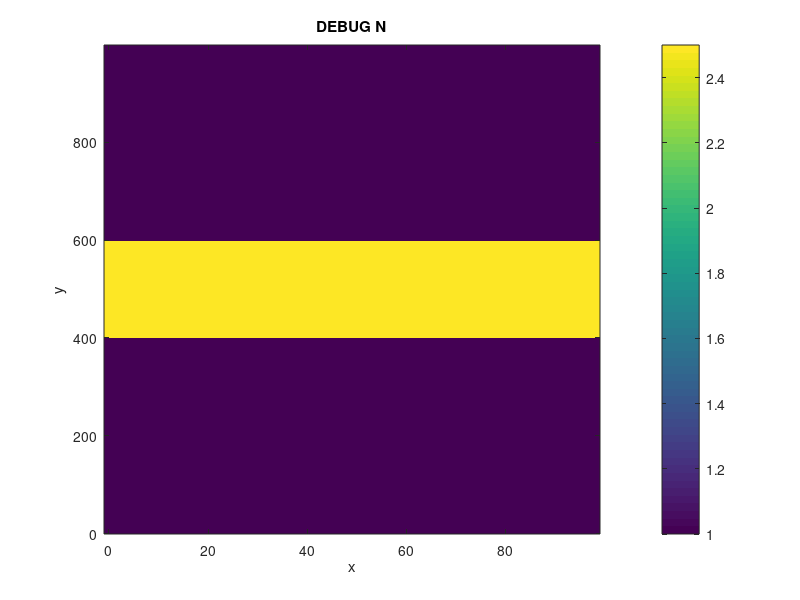

This figure's MATLAB source: (Note: this script raises an error after producing the figure.)
% authors: bohan zhang
%
% script for testing reworking of FDFD complex k bloch solver
% debuggiing PEC + periodic boundary conditions by solving for slab
% waveguide

clear; close all;

% import code
addpath(['..' filesep 'main']);         % main
% addpath(['..' filesep '45RFSOI']);      % 45rfsoi

% initial settings
disc        = 2;
units       = 'nm';
lambda      = 1000; %1500;
index_clad  = 1.0;
k0          = 2*pi/lambda;

% make index
% would like to make a single mode wg
n1      = 1.0;
n2      = 2.5;                  % 1.25;
t_wg    = 200;
period  = 100;
domain  = [ 1000, period ];

% draw indices
% x = dir of propagation, y = transverse
x_coords    = 0:disc:domain(2)-disc;
y_coords    = 0:disc:domain(1)-disc;
N           = n1*ones( length(y_coords), length(x_coords) );
y_indx_wg   = ( y_coords >= domain(1)/2 - t_wg/2 ) & (y_coords < domain(1)/2 + t_wg/2 );
N( y_indx_wg, : )   = n2;

% DEBUG plot N
figure;
imagesc( x_coords, y_coords, N );
xlabel('x'); ylabel('y');
set( gca, 'ydir', 'normal' );
colorbar;
title('DEBUG N');
                                 

% run simulation
guessk      = k0*(n1+n2)/2;
num_modes   = 1;
BC          = 0;     % 0 for PEC, 1 for PMC
% PML_options(1): PML in y direction (yes=1 or no=0)
% PML_options(2): length of PML layer in nm
% PML_options(3): strength of PML in the complex plane
% PML_options(4): PML polynomial order (1, 2, 3...)
pml_options = [ 0, 200, 500, 2 ];

% run solver
fprintf('running new solver\n');
tic;
[Phi_all, k_all, A, B] = complexk_mode_solver_2D_PML( N, ...
                                                       disc, ...
                                                       k0, ...
                                                       num_modes, ...
                                                       guessk, ...
                                                       BC, ...
                                                       pml_options );
toc;


% plot mode
figure;
imagesc( x_coords, y_coords, real(Phi_all(:,:,1)) );
colorbar;
xlabel('x'); ylabel('y');
set( gca, 'ydir', 'normal' );
title('first mode field, real');
% plot mode
figure;
imagesc( x_coords, y_coords, abs(Phi_all(:,:,1)) );
colorbar;
xlabel('x'); ylabel('y');
set( gca, 'ydir', 'normal' );
title('first mode field, amp');


% 
% % solve bandstructure
% lambda_min  = 100;
% lambda_max  = 5000;
% k0_min      = 0.2*pi/period;
% k0_max      = 1.6*pi/period;
% k0_all      = linspace( k0_min, k0_max, 100 );
% 
% % init saving variables
% all_k       = [];
% all_k0      = [];
% all_k_old   = [];
% all_k0_old  = [];

% % run solver
% % guessk = pi/(2*period);
% guessk = 0.000001;
% for ii = 1:length(k0_all)
%     
%     fprintf('\nloop %i of %i\n\n', ii, length(k0_all));
%     
%     % run old
%     fprintf('running old solver\n');
%     tic;
%     [Phi_1D_old, k_old, Phi_all_old, k_all_old, A_old, B_old] = complexk_mode_solver_2D_PML_old( N, ...
%                                                                                    disc, ...
%                                                                                    k0_all(ii), ...
%                                                                                    num_modes, ...
%                                                                                    guessk, ...
%                                                                                    BC, ...
%                                                                                    pml_options );
%     toc;
% 
%     % run new
%     fprintf('running new solver\n');
%     tic;
%     [Phi_all, k_all, A, B] = complexk_mode_solver_2D_PML( N, ...
%                                                            disc, ...
%                                                            k0_all(ii), ...
%                                                            num_modes, ...
%                                                            guessk, ...
%                                                            BC, ...
%                                                            pml_options );
%     toc;
%     
%     % save all k's
%     all_k       = [ all_k, k_all.' ];
%     all_k0      = [ all_k0, repmat( k0_all(ii), 1, length(k_all) ) ];
%     all_k_old   = [ all_k_old, k_all_old.' ];
%     all_k0_old  = [ all_k0_old, repmat( k0_all(ii), 1, length(k_all_old) ) ];
%     
%     % set new guessk
%     guessk = k_all(1);
%     
% end
% 
% lambda_all  = 2*pi./all_k0;
% k0a_pi_bg   = (2*pi/lambda)*period/pi;    % this is where the bg should be
% 
% % plot the bandstructure for ALL modes, new solver
% figure;
% plot( real(all_k)*period/pi, all_k0*period/pi, 'o' ); hold on;
% plot( imag(all_k)*period/pi, all_k0*period/pi, 'o' ); hold on;
% plot( xlim, [ k0a_pi_bg, k0a_pi_bg ], '--' );
% xlabel('ka/pi'); ylabel('k0*a/pi');
% legend('real', 'imag', 'center of bandgap');
% title('Bandstructure of all solved modes, new ver.');
% makeFigureNice();
% 
% % % plot the bandstructure for ALL modes, new solver vs wl
% % figure;
% % plot( real(all_k)*period/pi, lambda_all, 'o' ); hold on;
% % plot( imag(all_k)*period/pi, lambda_all, 'o' ); hold on;
% % xlabel('ka/pi'); ylabel('\lambda');
% % legend('real', 'imag');
% % title('Bandstructure of all solved modes, new ver.');
% % makeFigureNice();
% 
% % plot the bandstructure for ALL modes, old solver
% figure;
% plot( real(all_k_old)*period/pi, all_k0_old*period/pi, 'o' ); hold on;
% plot( imag(all_k_old)*period/pi, all_k0_old*period/pi, 'o' ); hold on;
% plot( xlim, [ k0a_pi_bg, k0a_pi_bg ], '--' );
% xlabel('ka/pi'); ylabel('k0*a/pi');
% legend('real', 'imag', 'center of bandgap');
% title('Bandstructure of all solved modes, old ver.');
% makeFigureNice();


                                                                           
% % reshape and sort the Phis
% % when they come out raw from the modesolver, Phi_all's columns are the
% % eigenvectors
% % The eigenvectors are wrapped by column, then row
% ny = domain(1)/disc;
% nx = domain(2)/disc;
% Phi_all_half    = Phi_all( 1:end/2, : );                                        % first remove redundant bottom half
% Phi_all_reshape = reshape( Phi_all_half, ny, nx, size(Phi_all_half, 2) );       % hopefully this is dimensions y vs. x vs. mode#
% Phi_firstmode   = Phi_all_reshape( :, :, 1 );
% Phi_secondmode  = Phi_all_reshape( :, :, 2 );

% % do the same but with the old phi for comparison
% Phi_all_half_old    = Phi_all_old( 1:end/2, : );
% Phi_all_old_reshape = reshape( Phi_all_half_old, nx, ny, size(Phi_all_half_old, 2) );       % hopefully this is dimensions x vs. y vs. mode#
% Phi_firstmod_old    = Phi_all_old_reshape( :, :, 1 ).';                                     % gotta transpose
% 
% % x and y coords
% x_coords = 0:disc:domain(2)-disc;
% y_coords = 0:disc:domain(1)-disc;
% 
% % DEBUG plot firstmode
% figure;
% imagesc( x_coords, y_coords, real( Phi_firstmode ) );
% colorbar;
% set( gca, 'YDir', 'normal' );
% title( sprintf( 'Field (real) for mode 1, new ver' ) );
% % DEBUG plot firstmode
% figure;
% imagesc( x_coords, y_coords, real( Phi_firstmod_old ) );
% colorbar;
% set( gca, 'YDir', 'normal' );
% title( sprintf( 'Field (real) for mode 1, old ver' ) );
% 
% % DEBUG plot secondmode
% figure;
% imagesc( x_coords, y_coords, real( Phi_secondmode ) );
% colorbar;
% set( gca, 'YDir', 'normal' );
% title( sprintf( 'Field (real) for mode 2, new ver' ) );
% 
% % debug display imag(k)
% imag(k_all)

% % plot the sparse distributions
% figure;
% spy(A);
% title('A matrix, new');
% 
% figure;
% spy(A_old);
% title('A matrix, old');
% 
% figure;
% spy(B);
% title('B matrix, new');
% 
% figure;
% spy(B_old);
% title('B matrix, old');

% % re-scale k
% k = k * nm * obj.units.scale;
% 
% % run simulation
% GC = GC.runSimulation( num_modes, BC, pml_options );

% % DEBUG plot physical fields and all fields
% k_all       = GC.debug.k_all;
% ka_2pi_all  = k_all*domain(2)/(2*pi);
% 
% for ii = 1:length( k_all )
%     % Plotting physical fields
%     % plot field, abs
%     figure;
%     imagesc( GC.x_coords, GC.y_coords, abs( GC.debug.phi_all(:,:,ii) ) );
%     colorbar;
%     set( gca, 'YDir', 'normal' );
%     title( sprintf( 'Field (abs) for mode %i, k*a/2pi real = %f', ii, real( ka_2pi_all(ii) ) ) );
% end
% 
% % plot real and imag k
% k_labels = {};
% for ii = 1:length( k_all )
%     k_labels{end+1} = [ ' ', num2str(ii) ];
% end
% figure;
% plot( real( ka_2pi_all ), imag( ka_2pi_all ), 'o' ); 
% text( real( ka_2pi_all ), imag( ka_2pi_all ), k_labels );
% xlabel('real k*a/2pi'); ylabel('imag k*a/2pi');
% title('real vs imag k');
% makeFigureNice();

% % Plot the accepted mode
% figure;
% imagesc( GC.x_coords, GC.y_coords, abs( GC.Phi ) );
% colorbar;
% set( gca, 'YDir', 'normal' );
% title( sprintf( 'Field (abs) for accepted mode, ka/2pi real = %f', real( GC.k*domain(2)/(2*pi) ) ) );
% 
% % display calculated k
% fprintf('\nComplex k = %f + %fi\n', real(GC.k), imag(GC.k) );
% 
% % display radiated power
% fprintf('\nRad power up = %e\n', GC.P_rad_up);
% fprintf('Rad power down = %e\n', GC.P_rad_down);
% fprintf('Up/down power directivity = %f\n', GC.directivity);
% 
% % display angle of radiation
% fprintf('\nAngle of maximum radiation = %f deg\n', GC.max_angle_up);
% 
% % plot full Ez with grating geometry overlaid
% GC.plotEz_w_edges();
% axis equal;

% % plot a slice of Eup vs. Sup
% y_up    = 279;
% E_slice = GC.E_z( y_up, : );
% figure;
% plot( 1:length(E_slice), abs(E_slice)./max(abs(E_slice(:))) ); hold on;
% % plot( 1:length(E_slice), GC.debug.Sy_up./max(abs(GC.debug.Sy_up(:))) );
% plot( 1:length(E_slice), GC.debug.Sy_down./max(abs(GC.debug.Sy_down(:))) );
% legend('E field (abs)', 'S_y');
% title('E field and S_y, normalized to 1');
% makeFigureNice();
% 
% % plot input S and E
% E_in = GC.E_z( :, 1 );
% figure;
% plot( 1:length(E_in), abs(E_in)./max(abs(E_in(:))) ); hold on;
% plot( 1:length(E_in), GC.debug.Sx_in./max(abs(GC.debug.Sx_in(:))) );
% % plot( 1:length(E_slice), GC.debug.Sy_down./max(abs(GC.debug.Sy_down(:))) );
% legend('E field (abs)', 'S_x');
% title('E field and S_x at input, normalized to 1');
% makeFigureNice();
% 



























